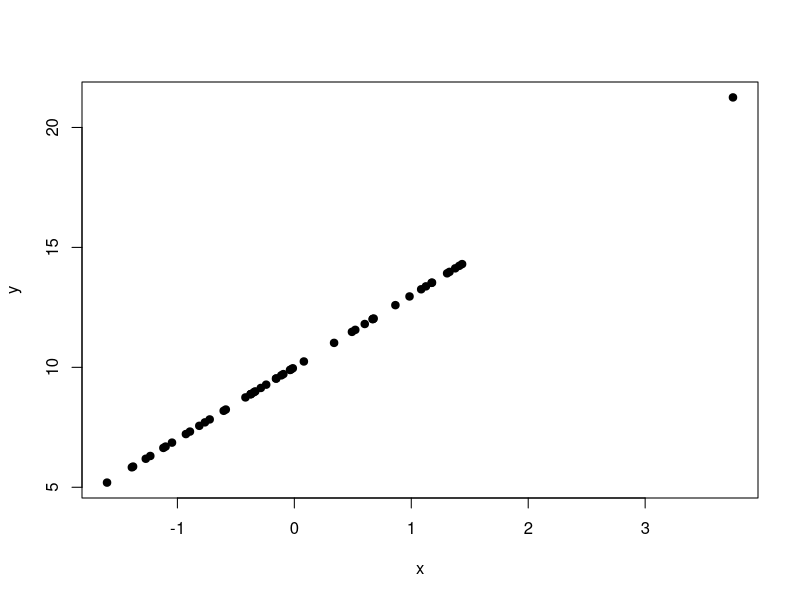
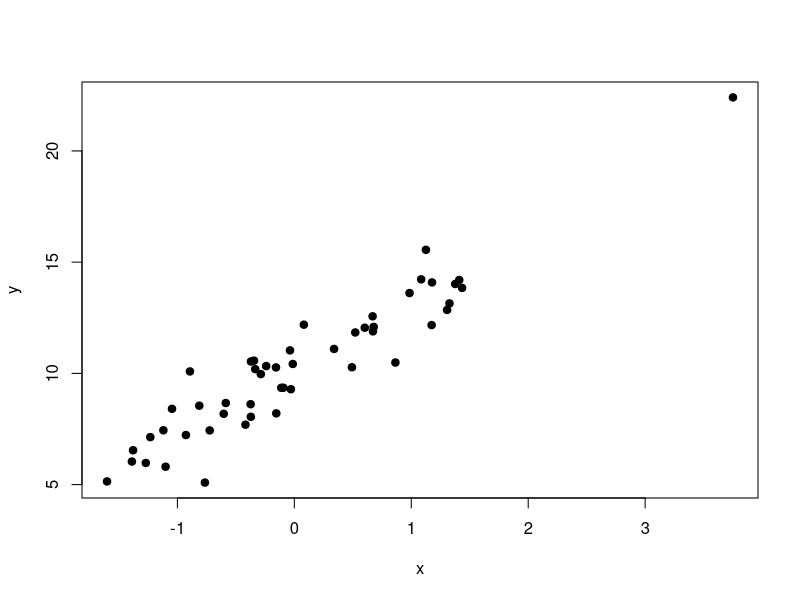
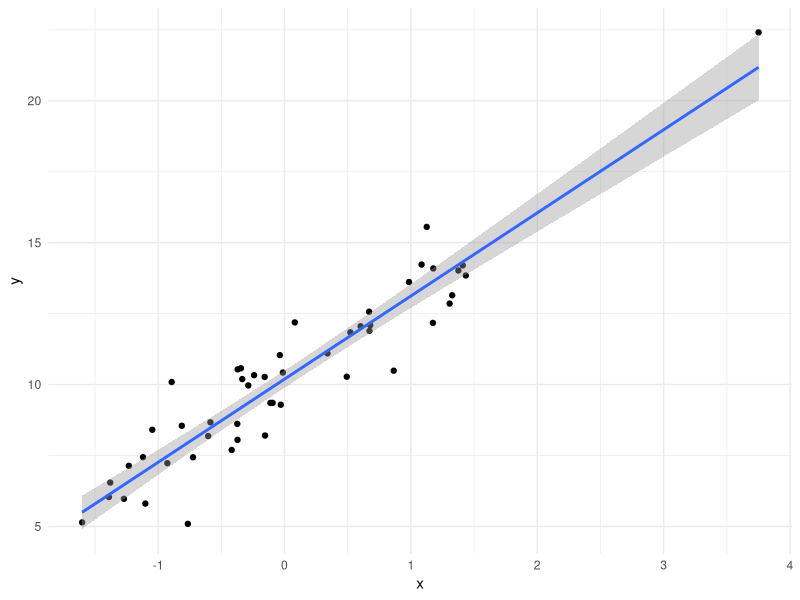

R code for these plots, in order:
library(tidyverse)
x <- rnorm(50)
head(x)
y <- 10 + 3 * x
plot(x, y, pch = 19)
error <- rnorm(50)
y <- 10 + 3 * x + error

plot(x, y, pch = 19)

mdl <- lm(y ~ x)
mdl
head(fitted(mdl))


summary(mdl)
coef(mdl)


# check for 10

coef(mdl)["(Intercept)"] + coef(mdl)["x"] * 10

# 38.00241


xvals <- seq(from = -3, to = 3, by = 0.1)
xvals


new <- tibble(x = xvals)
new


new$fit <- predict(mdl, new)
new


mydf <- tibble(x = x, y = y)
mdl <- lm(y ~ x, data = mydf)


library(broom)
tidy(mdl)
glance(mdl)
augment(mdl)


mydf %>% ggplot(aes(x = x, y = y)) +
    geom_point() +
    geom_smooth(method = "lm") +
    theme_minimal()



null_mdl <- lm(y ~ 1, data = mydf)
coef(null_mdl)


mean(y)
